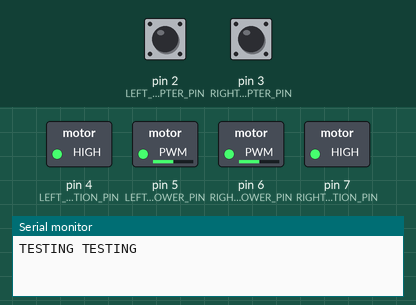
The sketch below on a simulated Arduino Uno, built with avr-gcc and run on an emulated ATmega328P. Parts: switched loads named in the sketch (green lamp = pin HIGH), the last lines printed to the serial monitor. The inputs (shaded band) are chosen by the test bench; at power-on: pin 2 (LEFT_OPTOINTERRUPTER_PIN) HIGH, pin 3 (RIGHT_OPTOINTERRUPTER_PIN) HIGH.

Above: at 0.05 s.
At 8.05 s:
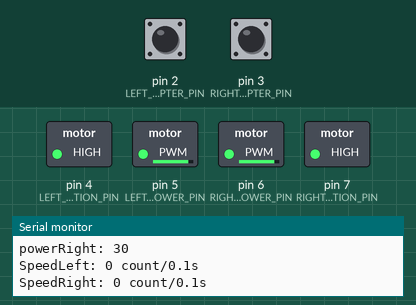
At 18.05 s:
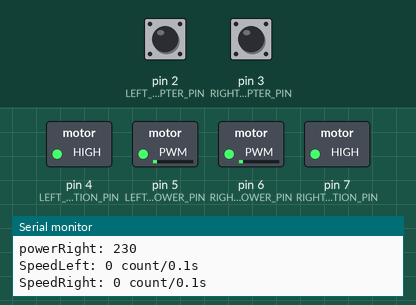
At 28.15 s:
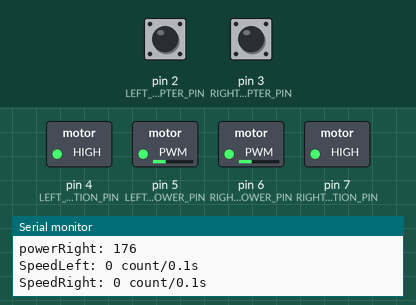
At 36.05 s:
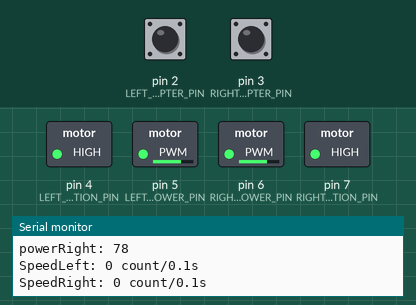
Timing chart, 0 to 40.0 s (numbered marks = the images above):
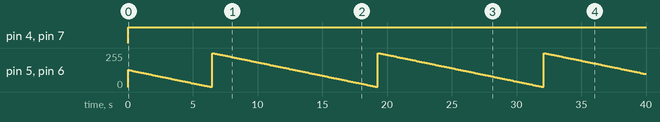

The sketch:

controlEXPERIMENT.ino
```cpp
/*-----( Declare Constants  )-----*/
#define DIRECTION_FORWARD 0  // For use with motor controls
#define DIRECTION_REVERSE 1
#define LOOP_TIME 100       // Refresh time to apply the closed-loop control signal to the motor. The frequency of the system is about 10Hz (f = 1/T, T = 0.1s)
#define LOWER_LIMIT 3       // Speed lower limit
#define UPPER_LIMIT 4       // Speed upper limit

/*-------------( Declare  Pin Numbers )-----------------------*/
const byte LEFT_OPTOINTERRUPTER_PIN  =    2;  // The optoInterrupters for encoder discs
const byte RIGHT_OPTOINTERRUPTER_PIN =    3;

volatile unsigned int counter_left;
volatile unsigned int counter_right;

const byte LEFT_MOTOR_DIRECTION_PIN   =  4 ; // Motor Control Pins Direction and PWM Speed
const byte LEFT_MOTOR_POWER_PIN       =  5 ;
const byte RIGHT_MOTOR_POWER_PIN      =  6 ;
const byte RIGHT_MOTOR_DIRECTION_PIN  =  7 ;

int leftMotorDirection  = 0;  // Forward zero power
int leftMotorPower      = 0;

int rightMotorDirection = 0;
int rightMotorPower     = 0;

unsigned long currentMillis = 0;   // variable to keep track of current time
unsigned long previousMillis = 0;  // variable to keep track of previous time


static byte countSpeedLeft = 0;     // variable to store count speed of left motor in counts per 0.1s
static byte countSpeedRight = 0;    // variable to store count speed of right motor in counts per 0.1s

static byte powerLeft = 127;        // power to be applied to the left motor
static byte powerRight = 127;       // power to be applied to the right motor


void setup() {
  // put your setup code here, to run once:
  Serial.begin(115200);
  Serial.println("TESTING TESTING ");

  pinMode(LEFT_OPTOINTERRUPTER_PIN, INPUT);
  pinMode(RIGHT_OPTOINTERRUPTER_PIN, INPUT);

  pinMode(LEFT_MOTOR_DIRECTION_PIN, OUTPUT);
  pinMode(LEFT_MOTOR_POWER_PIN, OUTPUT);
  pinMode(RIGHT_MOTOR_POWER_PIN , OUTPUT);
  pinMode(RIGHT_MOTOR_DIRECTION_PIN, OUTPUT);

  // turn on the optointerrupter LED
  digitalWrite(LEFT_OPTOINTERRUPTER_PIN, HIGH);
  digitalWrite(RIGHT_OPTOINTERRUPTER_PIN, HIGH);

  // attach interrupts
  attachInterrupt(digitalPinToInterrupt(LEFT_OPTOINTERRUPTER_PIN), countpulse_left, RISING);
  attachInterrupt(digitalPinToInterrupt(RIGHT_OPTOINTERRUPTER_PIN), countpulse_right, RISING);

}

void loop() {
  // put your main code here, to run repeatedly:

  runRightMotor(DIRECTION_FORWARD, powerRight);
  runLeftMotor(DIRECTION_FORWARD, powerLeft);
  currentMillis = millis();


  //  runLeftMotor(DIRECTION_REVERSE, 100);
  //  runRightMotor(DIRECTION_REVERSE, 100);

  //  Serial.print("LEFT_COUNT is "  + String(counter_left) + '\n');
  //    Serial.println("RIGHT_COUNT is "  + String(counter_right) + '\n');


  if (currentMillis - previousMillis >= LOOP_TIME)
  {
    countSpeedLeft = counter_left;
    countSpeedRight = counter_right;

    counter_left = 0;
    counter_right = 0;

    //increase speeds to meet LOWER_LIMIT
    if (countSpeedLeft < LOWER_LIMIT)
    {
      powerLeft += 2;
    }

    if (countSpeedRight < LOWER_LIMIT)
    {
      powerRight += 2;
    }

    // increase speeds to reach upper limit
    if (countSpeedLeft > UPPER_LIMIT)
    {
      powerLeft -= 2;
    }

    if (countSpeedRight > UPPER_LIMIT)
    {
      powerRight -= 2;
    }

    //Set MAX power to be 254
    if (powerLeft > 254)
    {
      powerLeft = 254;
    }

    if (powerRight > 254)
    {
      powerRight = 254;
    }

    //set MIN power to be 0
    if (powerLeft <= 0)
    {
      powerLeft = 0;
    }

    if (powerRight <= 0)
    {
      powerRight = 0;
    }

    previousMillis = currentMillis;  // reset previousMillis

    //debugging
    Serial.println("powerLeft: " + String(powerLeft));
    Serial.println("powerRight: " + String(powerRight));
    Serial.println("SpeedLeft: "  + String(countSpeedLeft) + " count/0.1s");
    Serial.println("SpeedRight: "  + String(countSpeedRight) + " count/0.1s" + '\n');
  }
}


/*-----( Declare User-written Functions )-----*/
void runLeftMotor(int LMdirection, int LMpower)
{
  leftMotorDirection  = LMdirection ;
  leftMotorPower      = LMpower ;

  if (leftMotorDirection == DIRECTION_FORWARD)
  {
    digitalWrite(LEFT_MOTOR_DIRECTION_PIN, HIGH);
    analogWrite(LEFT_MOTOR_POWER_PIN, (255 - leftMotorPower));
  }
  else
  {
    digitalWrite(LEFT_MOTOR_DIRECTION_PIN, LOW);
    analogWrite(LEFT_MOTOR_POWER_PIN,  leftMotorPower );
  }
}
//END RunLeftMotor

void stopLeftMotor()
{
  digitalWrite(LEFT_MOTOR_DIRECTION_PIN, LOW);
  analogWrite(LEFT_MOTOR_POWER_PIN, 0);
}
//END stopLeftMotor


void runRightMotor(int RMdirection, int RMpower)
{
  rightMotorDirection  = RMdirection ;
  rightMotorPower      = RMpower ;

  if (rightMotorDirection == DIRECTION_FORWARD)
  {
    digitalWrite(RIGHT_MOTOR_DIRECTION_PIN, HIGH);
    analogWrite(RIGHT_MOTOR_POWER_PIN, (255 - rightMotorPower));
  }
  else
  {
    digitalWrite(RIGHT_MOTOR_DIRECTION_PIN, LOW);
    analogWrite(RIGHT_MOTOR_POWER_PIN,  rightMotorPower );
  }
}
//END RunrightMotor

void stopRightMotor()
{
  digitalWrite(RIGHT_MOTOR_DIRECTION_PIN, LOW);
  analogWrite(RIGHT_MOTOR_POWER_PIN, 0);
}
//END stoprightMotor

void countpulse_left() {
  counter_left++;
}

void countpulse_right() {
  counter_right++;
}
```

Measured:
- by itself, pin 4 (LEFT_MOTOR_DIRECTION_PIN), pin 7 (RIGHT_MOTOR_DIRECTION_PIN): LOW → HIGH at 0.00 s
